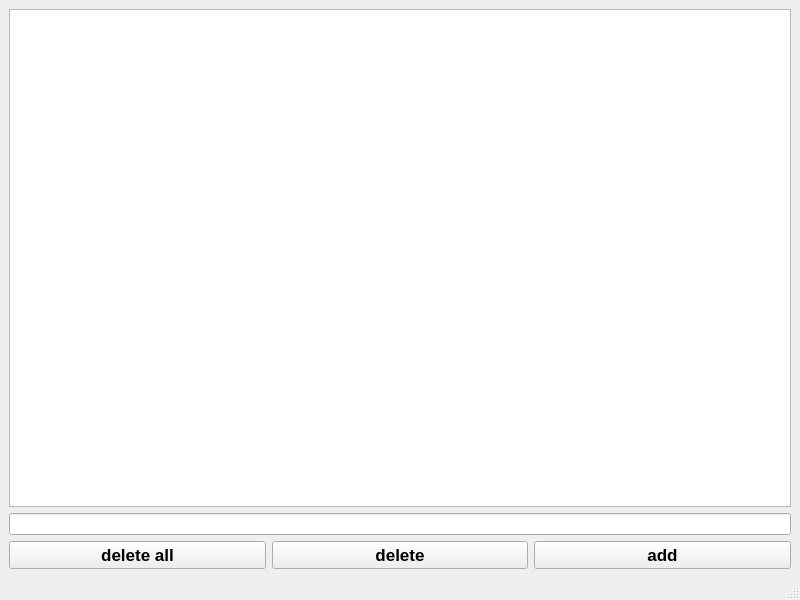
<?xml version="1.0" encoding="UTF-8"?>
<ui version="4.0">
 <class>MainWindow</class>
 <widget class="QMainWindow" name="MainWindow">
  <property name="geometry">
   <rect>
    <x>0</x>
    <y>0</y>
    <width>800</width>
    <height>600</height>
   </rect>
  </property>
  <property name="windowTitle">
   <string>MainWindow</string>
  </property>
  <widget class="QWidget" name="centralwidget">
   <layout class="QVBoxLayout" name="verticalLayout">
    <item>
     <widget class="QListWidget" name="listTasks"/>
    </item>
    <item>
     <widget class="QLineEdit" name="inputTask"/>
    </item>
    <item>
     <layout class="QHBoxLayout" name="horizontalLayout_2">
      <item>
       <widget class="QPushButton" name="btnClearAll">
        <property name="font">
         <font>
          <pointsize>13</pointsize>
          <bold>true</bold>
         </font>
        </property>
        <property name="text">
         <string>delete all</string>
        </property>
       </widget>
      </item>
      <item>
       <widget class="QPushButton" name="btnDeleteSelected">
        <property name="font">
         <font>
          <pointsize>13</pointsize>
          <bold>true</bold>
         </font>
        </property>
        <property name="text">
         <string>delete</string>
        </property>
       </widget>
      </item>
      <item>
       <widget class="QPushButton" name="btnAdd">
        <property name="font">
         <font>
          <pointsize>13</pointsize>
          <bold>true</bold>
         </font>
        </property>
        <property name="text">
         <string>add</string>
        </property>
       </widget>
      </item>
     </layout>
    </item>
   </layout>
  </widget>
  <widget class="QMenuBar" name="menubar">
   <property name="geometry">
    <rect>
     <x>0</x>
     <y>0</y>
     <width>800</width>
     <height>25</height>
    </rect>
   </property>
  </widget>
  <widget class="QStatusBar" name="statusbar"/>
 </widget>
 <resources/>
 <connections/>
</ui>
